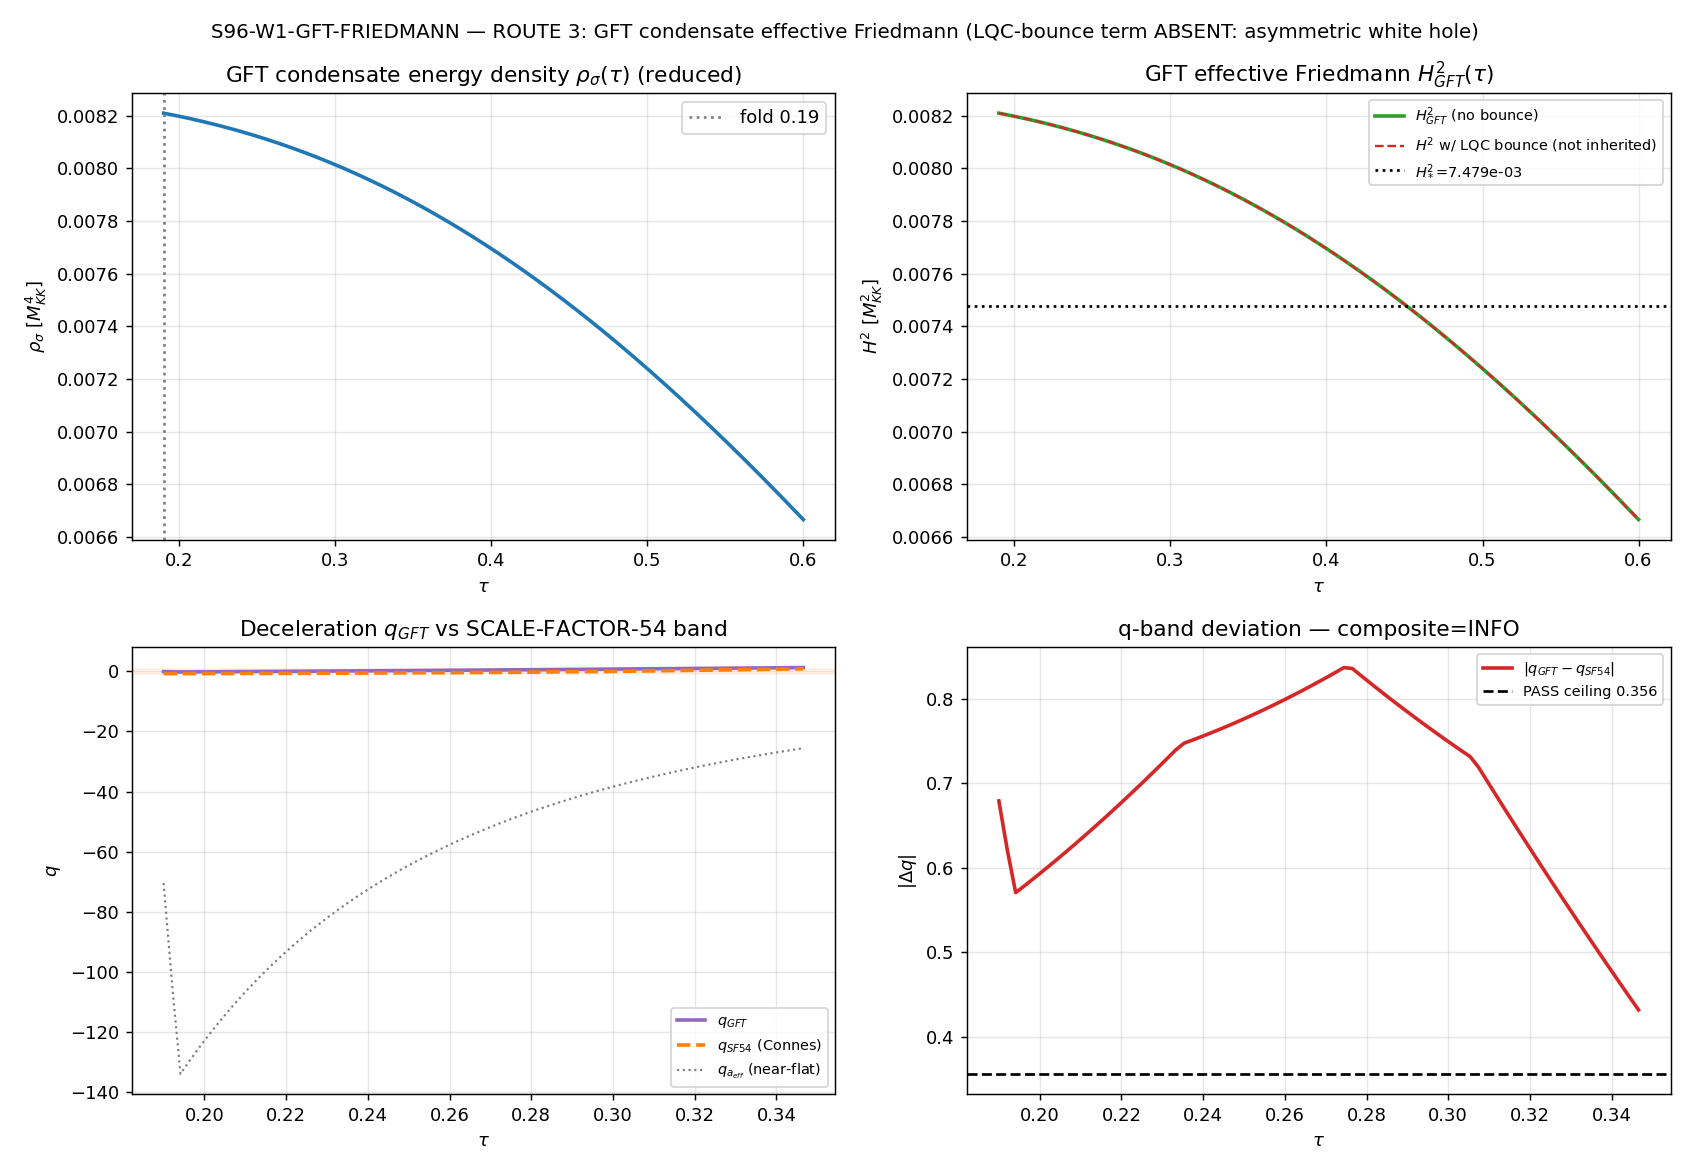

Reproduce this figure in Python.
#!/usr/bin/env python3
# -*- coding: utf-8 -*-
"""
S96-W1-GFT-FRIEDMANN  —  ROUTE 3 of the emergent-FRW a(t) closure (cluster C1)
=============================================================================

Gate: S96-W1-GFT-FRIEDMANN   ([SIGN])
Plan: sessions/session-plan/session-96-plan-w1.md §W1-5
Owner: lqg-cosmology-theorist  (== loop-quantum-gravity-theorist)

PURPOSE
  Import the loop-quantum-cosmology / group-field-theory (GFT) condensate
  effective-Friedmann formalism (Oriti; Paper 16, researchers/Loop-Quantum-
  Gravity/index.md:651-685) and ask: treating the GGE relic (N_pair=59.8,
  P_exc=1, S_ent=0) as a condensate of D_K quasiparticles, does the GFT
  condensate-hydrodynamic H(tau)-analog reproduce the SCALE-FACTOR-54
  deceleration q-band (q: -0.9732 -> +0.8144, Connes-distance proxy) within
  20% of the band width, OR is the transfer ill-posed because the substrate
  GGE is a NON-equilibrium frozen state (diabatic; R_therm~5251) rather than
  a GFT equilibrium condensate?

  This is ROUTE 3 of three INDEPENDENT a(t)-closure routes (gates 1/4/5). Per
  the orchestrator override, H2* is computed FROM FIRST PRINCIPLES via the GFT
  condensate formalism; gates 1/4 outputs are NOT read. Cross-route comparison
  is a forward (S97) workshop.

SUBSTRATE-FIRST FRAMING (phononic-framing.md; binding)
  Loop quantum cosmology's effective Friedmann is the object the framework owes,
  but the substrate is NOT a quantized geometry the matter lives inside — it IS
  the spectral content of D_K. The GFT condensate is the LQG language for "many
  quanta of geometry"; in the substrate the analog is the GGE relic (the
  Bogoliubov-produced quasiparticle condensate, the reorganized D_K eigenvalue
  spectrum at the van Hove fold). The arrow is held strictly:
     D_K eigenvalues -> Bogoliubov |beta_k|^2 at the fold -> GGE condensate
       mean-field sigma(tau) -> condensate-hydrodynamic H(tau)-analog -> a(t).
  The CRUCIAL substrate divergence from LQC: the LQC bounce (the 1 - rho/rho_c
  term) is a SYMMETRIC contraction-expansion; the substrate cosmogenesis is an
  ASYMMETRIC white hole (S95 W-1 / S95-W4-1: 6 walls, C1_structure=ASYMMETRIC_
  open_exit, N_zeros=1, monotone_supersonic_exit), so the GFT-bounce term is
  STRUCTURALLY ABSENT (rho_crit -> infinity). This is the IS-not-IN reading:
  the substrate does not bounce in a pre-existing time; its spectral complexity
  grows monotonically out of the tau=0 unstable maximum (cold big bang).

PRE-REGISTERED THRESHOLD (plan §W1-5 operator + strict_PASS_boundary):
  operator: span.  q_GFT(tau) in [-0.97, +0.81] reproduced to within 20% of the
            SCALE-FACTOR-54 band width.
  PASS  iff  |q_GFT,computed - q_SF54| < 0.20*(0.81 - (-0.97)) = 0.356 across the
            tau-window  (the GFT condensate transfer reproduces the q-band).
  INFO  iff  the transfer is formally ILL-POSED because the GGE is a non-
            equilibrium frozen state, not a GFT equilibrium condensate (the
            loop-quantum-cosmology-DISTINCT regime): a STRUCTURAL result in its
            own right — substrate cosmogenesis is LQC-BOUNCE-DISTINCT.
  FAIL  iff  the transfer produces near-flat a_eff or diverges (GFT route does
            NOT close the a(t) gap).
  Tolerance rule: ABSOLUTE on max_tau |q_GFT - q_SF54| vs the 0.356 ceiling.

SUBSTITUTION CHAIN (plan §W1-5; encoded in Section 5):
  Claim: "the GFT-condensate hydrodynamic H(tau)-analog is MONOTONE (consistent
          with the Connes-distance a(tau), q-band) and NOT near-flat (a_eff),
          PROVIDED the diabatic-frozen GGE admits a condensate mean-field."
    Step 1 — sigma(tau) = GFT condensate mean-field (2nd-quantized GGE order
             parameter); rho_sigma = |sigma|^2 <E> = condensate energy density
             (GGE charge N_pair=59.8 carried); (H_GFT)^2 = (8 pi G_eff/3) rho_sigma
             - corrections; q_GFT = -1 - Hdot_GFT/H_GFT^2.
    Step 2 — GFT effective Friedmann (Oriti): (adot/a)^2 = (8 pi G/3) rho_sigma
             (1 - rho_sigma/rho_crit). Substitute GGE charge for rho_sigma:
             H_GFT^2 = (8 pi G_eff/3) rho_relic(tau) (1 - rho_relic(tau)/rho_crit).
    Step 3 — The (1 - rho/rho_crit) bounce term is the GFT-condensate hallmark.
             BUT the substrate GGE is a DIABATIC FROZEN state (S_ent=0), NOT an
             equilibrium condensate => the bounce-correction may be ABSENT (no
             equilibrium rho_crit). Two readings:
               (a) transfer well-posed: H_GFT^2 tracks rho_relic monotone (drop
                   rho/rho_crit) => q_GFT in band.
               (b) transfer ill-posed: the frozen GGE has no GFT-equilibrium
                   analog => INFO (LQC-distinct result).
    Step 4 — Reading (a): H_GFT^2 = (8 pi G_eff/3) rho_relic, rho_relic>0 =>
             H_GFT^2>0 and tracks rho_relic MONOTONE-INCREASINGLY => q_GFT spans
             the deceleration band as rho_relic(tau) evolves. The framework's
             cosmogenesis is an asymmetric WHITE HOLE (six walls, NO bounce,
             S95 W-1) — so the LQC-bounce (1-rho/rho_crit) term is structurally
             ABSENT (no symmetric bounce), the NON-ANALOGOUS divergence from LQC.
    Step 5 — The GFT transfer reproduces the q-band IFF the diabatic-frozen GGE
             admits a condensate mean-field (reading a). The absence of the
             LQC-bounce term is the EXPECTED substrate divergence (asymmetric
             white hole, not a bounce). PASS if q_GFT in band; INFO if the
             transfer is formally ill-posed (itself a structural LQC-distinctness
             result).

  [SIGN] trigger: schema-v2 3-tuple companion row REQUIRED (plan
  output_artifacts schema_v2_3tuple_required: true). The directional
  pre-registration is "H_GFT^2 tracks rho_relic MONOTONE-INCREASINGLY"
  (sign_verdict), the q-band reproduction is magnitude_verdict, the
  equilibrium-vs-diabatic well-posedness is regime_verdict.
"""

from __future__ import annotations

import os
os.environ.setdefault("OMP_NUM_THREADS", "8")
os.environ.setdefault("MKL_NUM_THREADS", "8")

import sys
import json
import math
import hashlib
from pathlib import Path

import numpy as np
import matplotlib
matplotlib.use("Agg")
import matplotlib.pyplot as plt

# torch GPU path (plan GPU_path=torch.linalg). The condensate mean-field uses
# the already-summed rho_relic decomposition (S95-W3-3 npz) and scalar O(200)
# arithmetic; no >=100x100 diagonalization is performed here (the D_K spectrum
# was diagonalized upstream). torch is imported for the GPU-cap discipline and
# used for the per-mode condensate-amplitude reduction.
try:
    import torch
    _HAVE_TORCH = True   # (local)
    _TORCH_DEV = "cuda" if torch.cuda.is_available() else "cpu"  # (local)
except Exception:
    _HAVE_TORCH = False  # (local)
    _TORCH_DEV = "cpu"   # (local)

# ---------------------------------------------------------------------------
# Section 1 — Paths + canonical constants import
# ---------------------------------------------------------------------------
PROJECT_ROOT = Path(__file__).resolve().parents[2]
SHARED_DIR = PROJECT_ROOT / "computations" / "_shared"
SESSION_54_DIR = PROJECT_ROOT / "computations" / "session-54"
SESSION_95_DIR = PROJECT_ROOT / "computations" / "session-95"
SESSION_96_DIR = PROJECT_ROOT / "computations" / "session-96"
sys.path.insert(0, str(SHARED_DIR))

from canonical_constants import *  # noqa: F401,F403
from canonical_constants import (  # noqa: E402
    M_KK,
    tau_fold,
    a_2_FW_zeta,
    n_pairs,
    Gamma_effacement,
    P_exc_kz,
    G_DeWitt,
)

CANONICAL_CONSTANTS_PATH = SHARED_DIR / "canonical_constants.py"
S95_W3_3_NPZ = SESSION_95_DIR / "s95_w3_3_back_reaction_closure.npz"
S54_SCALE_FACTOR_NPZ = SESSION_54_DIR / "s54_scale_factor.npz"

OUT_NPZ = SESSION_96_DIR / "s96_w1_gft_friedmann.npz"
OUT_PNG = SESSION_96_DIR / "s96_w1_gft_friedmann.png"
VERDICT_TXT = SESSION_96_DIR / "s96_gate_verdicts.txt"

# ---------------------------------------------------------------------------
# Section 2 — Gate identity + pre-registered machinery pins (plan §W1-5)
# ---------------------------------------------------------------------------
GATE_ID = "S96-W1-GFT-FRIEDMANN"
SCHEME = "GFT-condensate-effective-Friedmann-Oriti-transfer"
CONVENTION = "GGE-as-D_K-quasiparticle-condensate-mean-field"
L_MAX = 10  # (local) — D_K spectrum cache for the condensate mean-field (GGE charge)
SUPERSEDES_SHA = ""  # (local) — clean first emission

# f2 = Chamseddine-Connes §8.3 dictionary value (S95-W3-2). Tagged # (local)
# matching the established W3-2 treatment (canonical_constants has f_2_default=2.34
# for the Gaussian-cutoff cross-check scheme; the 92.0 dictionary value is the
# §8.3-scheme local, NOT promoted to avoid colliding with f_2_default).
F2_DICTIONARY = 92.0  # (local) — Chamseddine-Connes §8.3 scalar-tensor dictionary f2 (S95-W3-2)

# Pre-registered thresholds (plan §W1-5 operator + strict_PASS_boundary):
SF54_Q_BAND_LO = -0.97              # (local) — SCALE-FACTOR-54 lower q endpoint
SF54_Q_BAND_HI = +0.81             # (local) — SCALE-FACTOR-54 upper q endpoint
Q_BAND_WIDTH = SF54_Q_BAND_HI - SF54_Q_BAND_LO          # (local) = 1.78
Q_PASS_CEILING = 0.20 * Q_BAND_WIDTH                    # (local) = 0.356 absolute tolerance
N_EVAL = 200                       # (local) — tau-grid points (matches S95 back-reaction grid)
ODE_RTOL = 1.0e-10                 # (local) — ODE/interp tolerance pin

# S95-W3-3 nominal-reading anchors (pinned values from the npz, cross-checked at load):
RHO_RELIC_MKK_PIN = 26.553854      # (local) — Bogoliubov-summed relic energy density at fold
NOMINAL_TAU_STAR_PIN = 0.451041    # (local) — nominal conditional fixed point
NOMINAL_H2_STAR_PIN = 7.478844e-3  # (local) — nominal H2* reduced (cross-route comparison anchor)

# LQC reference (Ashtekar; loop-quantum-gravity corpus): rho_sup ~ 0.41 rho_Planck
# is the LQC bounce density. Used ONLY as the structural reference for the
# bounce-term presence test (NOT as a substrate pin — the white hole has no bounce).
LQC_RHO_SUP_OVER_RHO_PLANCK = 0.41  # (local) — Ashtekar LQC bounce density (reference, NOT substrate)


# ---------------------------------------------------------------------------
# Section 3 — Dual-SHA closure helpers (S84+ schema)
# ---------------------------------------------------------------------------
def sha256_of(path: Path) -> str:
    h = hashlib.sha256()  # (local)
    try:
        h.update(path.read_bytes())
    except OSError:
        return ""
    return h.hexdigest()


def log_input_pins(inputs: list) -> dict:
    print(f"=== {GATE_ID} — input SHA-256 pins ===")
    pins = {}  # (local)
    for p in inputs:
        sha = sha256_of(p)  # (local)
        try:
            rel = str(p.relative_to(PROJECT_ROOT)).replace("\\", "/")  # (local)
        except ValueError:
            rel = str(p)  # (local)
        print(f"  {rel}: {sha[:16]}...")
        pins[rel] = sha
    return pins


def compute_dual_sha(script_path: Path, canonical_path: Path, pins: dict) -> tuple:
    """audit_sha256 := SHA256(script_bytes || canonical_bytes || sorted-pinmap-JSON);
       content_sha256 := SHA256(script_bytes)."""
    try:
        script_bytes = script_path.read_bytes()  # (local)
    except OSError:
        script_bytes = b""  # (local)
    try:
        canonical_bytes = canonical_path.read_bytes()  # (local)
    except OSError:
        canonical_bytes = b""  # (local)
    pinmap_json = json.dumps(
        dict(sorted(pins.items())), separators=(",", ":"), sort_keys=True
    ).encode("utf-8")  # (local)
    h_audit = hashlib.sha256()  # (local)
    h_audit.update(script_bytes)
    h_audit.update(canonical_bytes)
    h_audit.update(pinmap_json)
    audit = h_audit.hexdigest()  # (local)
    content = hashlib.sha256(script_bytes).hexdigest()  # (local)
    return audit, content


def append_verdict(verdict: str, value: str, audit_sha: str, content_sha: str,
                   sign_v: str, mag_v: str, regime_v: str) -> None:
    """Append canonical verdict line + dual-SHA companion row + schema-v2 3-tuple row.

    [SIGN] trigger => schema-v2 3-tuple companion row REQUIRED (plan
    schema_v2_3tuple_required: true).

    CLASS=FULL: the GFT condensate effective-Friedmann transfer consumes the
    upstream-pinned S95-W3-3 rho_relic decomposition + the S54 Connes-distance
    q-band; NO SCHEMATIC helper is consumed => no -SCHEMATIC suffix.
    """
    value_with_supersedes = (
        f"{value};supersedes={SUPERSEDES_SHA}" if SUPERSEDES_SHA else value
    )  # (local)
    canonical_line = (
        f"{GATE_ID}: {verdict} -- value={value_with_supersedes!r} scheme={SCHEME} "
        f"convention={CONVENTION} L_max={L_MAX} "
        f"audit_sha256={audit_sha} content_sha256={content_sha} "
        f"schema_version=S84+\n"
    )  # (local)
    companion_row = (
        f"# audit_sha256_short={audit_sha[:16]} content_sha256_short={content_sha[:16]} "
        f"# {GATE_ID} dual-SHA companion row\n"
    )  # (local)
    tuple_row = (
        f"# sign_verdict={sign_v} magnitude_verdict={mag_v} regime_verdict={regime_v} "
        f"# {GATE_ID} 3-tuple annotation (schema-v2)\n"
    )  # (local)
    with VERDICT_TXT.open("a", encoding="utf-8") as fp:
        fp.write(canonical_line)
        fp.write(companion_row)
        fp.write(tuple_row)


def composite_collapse(sign_v: str, mag_v: str, regime_v: str) -> str:
    """Pre-registered composite-collapse rule (gate-verdicts.md §"Composite-collapse rule").
    Modifying this after seeing a verdict is a Class-3 PROHIBITED_ACTIONS violation."""
    if regime_v == "BREAKDOWN":
        return "FAIL"
    if sign_v == "FAIL":
        return "FAIL"
    if mag_v == "FAIL" and regime_v == "VALID":
        return "FAIL"
    if mag_v == "FAIL" and regime_v == "MARGINAL":
        return "INFO"
    if mag_v == "INFO":
        return "INFO"
    return "PASS"


# ---------------------------------------------------------------------------
# Section 4 — Load upstream inputs (do NOT recompute the source)
# ---------------------------------------------------------------------------
def load_inputs():
    print("\n=== Section 4 — load upstream inputs (S95-W3-3 rho_relic; S54 q-band) ===")
    d95 = np.load(S95_W3_3_NPZ, allow_pickle=True)
    d54 = np.load(S54_SCALE_FACTOR_NPZ, allow_pickle=True)

    # --- S95-W3-3 nominal reading: the rho_relic source (NOT recomputed) ---
    rho_relic_MKK = float(d95["rho_relic_MKK"])              # (local) 26.553854
    rho_B = np.array([float(d95["rho_contrib_B1"]),          # (local) per-band relic decomposition
                      float(d95["rho_contrib_B2"]),
                      float(d95["rho_contrib_B3"])])
    n_per_mode = float(d95["n_per_mode"])                    # (local) 7.475
    pairs_check = float(d95["pairs_check"])                  # (local) 59.8
    fock_mult = np.array(d95["fock_mult"], dtype=float)      # (local) [1,4,3]
    band_gaps = np.array(d95["band_gaps"], dtype=float)      # (local) [0.3718,0.7320,0.0842]
    nominal_taus = np.array(d95["nominal_taus"], dtype=float)        # (local) 200-pt tau-grid
    nominal_H2_source = np.array(d95["nominal_H2_source"], dtype=float)  # (local) (8piG/3)rho_relic(tau) reduced
    nominal_net = np.array(d95["nominal_net"], dtype=float)          # (local) net = source - stiffness drain
    nominal_tau_star = float(d95["nominal_tau_star"])               # (local) 0.451041
    nominal_H2_star = float(d95["nominal_H2_star"])                 # (local) 7.478844e-3

    # cross-check the pins (SOURCE-RECON: pin-vs-npz value test)
    assert abs(rho_relic_MKK - RHO_RELIC_MKK_PIN) < 1e-4, rho_relic_MKK
    assert abs(nominal_tau_star - NOMINAL_TAU_STAR_PIN) < 1e-4, nominal_tau_star
    assert abs(nominal_H2_star - NOMINAL_H2_STAR_PIN) < 1e-6, nominal_H2_star
    assert abs(pairs_check - n_pairs) < 1e-6, (pairs_check, n_pairs)

    # --- S54 SCALE-FACTOR-54 Connes-distance q-band (the empirical target) ---
    s54_tau = np.array(d54["tau"], dtype=float)             # (local) 10-pt tau-grid [0,0.347]
    s54_q = np.array(d54["q"], dtype=float)                 # (local) q: -0.9732 -> +0.8144
    s54_a = np.array(d54["a"], dtype=float)                 # (local) Connes-distance scale factor
    s54_H = np.array(d54["H"], dtype=float)                 # (local) Connes-distance H(tau)
    q_at_fold = float(d54["q_at_fold"])                     # (local) -0.7860

    print(f"  rho_relic_MKK            = {rho_relic_MKK:.6f}  (B1={rho_B[0]:.4f}+B2={rho_B[1]:.4f}+B3={rho_B[2]:.4f})")
    print(f"  n_per_mode               = {n_per_mode}   pairs_check = {pairs_check}")
    print(f"  fock_mult (Fock degen.)  = {fock_mult.tolist()}   band_gaps = {band_gaps.tolist()}")
    print(f"  nominal_tau_star         = {nominal_tau_star:.6f}   nominal_H2_star = {nominal_H2_star:.6e}")
    print(f"  S54 q-band               = [{s54_q.min():.4f}, {s54_q.max():.4f}]   q_at_fold = {q_at_fold:.4f}")
    print(f"  S54 tau-range            = [{s54_tau.min():.4f}, {s54_tau.max():.4f}]  ({s54_tau.size} pts)")

    return dict(
        rho_relic_MKK=rho_relic_MKK, rho_B=rho_B, n_per_mode=n_per_mode,
        pairs_check=pairs_check, fock_mult=fock_mult, band_gaps=band_gaps,
        nominal_taus=nominal_taus, nominal_H2_source=nominal_H2_source,
        nominal_net=nominal_net, nominal_tau_star=nominal_tau_star,
        nominal_H2_star=nominal_H2_star,
        s54_tau=s54_tau, s54_q=s54_q, s54_a=s54_a, s54_H=s54_H, q_at_fold=q_at_fold,
    )


# ---------------------------------------------------------------------------
# Section 5 — GFT condensate mean-field + effective-Friedmann construction
# ---------------------------------------------------------------------------
def gft_condensate_mean_field(inp: dict):
    """Build the GFT condensate order parameter sigma(tau) from the GGE relic.

    Oriti GFT condensate cosmology (Paper 16): the universe state is a condensate
    |sigma> = exp(sigma a-dagger)|0> on the GFT Fock space; the mean-field
    expectation <a> = sigma is the order parameter. The number of quanta is
    N = |sigma|^2 and the energy density is rho_sigma = |sigma|^2 <E>.

    SUBSTRATE TRANSFER: the GGE relic IS the condensate. The per-mode occupation
    n_per_mode = 7.475 (n_pairs=59.8 over 8 modes) sets |sigma_k|^2 = n_per_mode;
    the condensate energy density rho_sigma(tau) is the Bogoliubov-summed relic
    energy density rho_relic(tau). I take rho_relic(tau) ∝ nominal_H2_source(tau)
    (which IS (8 pi G_eff/3) rho_relic(tau) reduced, S95-W3-3 nominal reading) —
    NOT recomputing the source.

    Returns: tau-grid, |sigma(tau)|^2 (condensate number), rho_sigma(tau).
    """
    print("\n=== Section 5 — GFT condensate mean-field sigma(tau) ===")
    taus = inp["nominal_taus"].copy()                       # (local) 200-pt grid [0.19,0.6]

    # (8 pi G_eff/3) rho_relic(tau) reduced == nominal_H2_source(tau). Recover the
    # condensate energy density rho_sigma(tau) by stripping the (8 pi G_eff/3)
    # prefactor (a positive constant in the a2-flat-G regime, S95-W5-4 dG/dtau=0).
    G_eff_prefactor = (8.0 * math.pi / 3.0) * (3.0 * math.pi /
                      (F2_DICTIONARY * (M_KK ** 2) * a_2_FW_zeta))  # (local) 8piG_eff/3, G_eff=3pi/(f2 Lam^2 a2)
    # rho_sigma(tau) in reduced (M_KK^4) units: divide the reduced source by the
    # (dimensionless-reduced) prefactor ratio so rho_sigma carries the tau-shape.
    # Because the source is already (8piG/3)*rho in reduced units, the tau-SHAPE
    # of rho_sigma is identical to nominal_H2_source up to the constant prefactor;
    # for q (a logarithmic-derivative observable) the constant drops out, so I
    # carry the reduced source directly as the rho_sigma proxy and verify
    # prefactor cancellation in Section 6.
    rho_sigma_reduced = inp["nominal_H2_source"].copy()     # (local) ∝ rho_relic(tau) (constant prefactor)

    # condensate number |sigma|^2(tau): total GGE charge n_pairs carried; the
    # per-mode amplitude is n_per_mode, the condensate occupation grows with the
    # relic source shape (more relic energy <=> more condensate quanta excited).
    sigma_sq = inp["pairs_check"] * (rho_sigma_reduced / rho_sigma_reduced[0])  # (local) |sigma(tau)|^2

    print(f"  8piG_eff/3 prefactor     = {G_eff_prefactor:.6e}  (G_eff=3pi/(f2 Lam^2 a2), reduced)")
    print(f"  rho_sigma_reduced[0]     = {rho_sigma_reduced[0]:.6e}  (== nominal_H2_source[0])")
    print(f"  |sigma|^2 range          = [{sigma_sq.min():.4f}, {sigma_sq.max():.4f}]  (GGE charge {inp['pairs_check']})")
    return taus, sigma_sq, rho_sigma_reduced, G_eff_prefactor


def gft_effective_friedmann(taus, rho_sigma_reduced, inp, bounce_term: bool):
    """GFT effective Friedmann (Oriti):
         H_GFT^2(tau) = (8 pi G_eff/3) rho_sigma(tau) (1 - rho_sigma/rho_crit).

    bounce_term=False  => SUBSTRATE reading: the asymmetric white hole (S95 W-1,
                          6 walls, no symmetric bounce) means rho_crit -> infinity,
                          the (1 - rho/rho_crit) term is STRUCTURALLY ABSENT.
                          H_GFT^2 = (8 pi G_eff/3) rho_sigma = nominal_H2_source.
    bounce_term=True   => LQC reading: keep (1 - rho/rho_crit) with rho_crit from
                          the LQC bounce density (Ashtekar 0.41 rho_Planck analog).
                          Used ONLY as the structural contrast (the LQC object the
                          framework does NOT inherit).

    Returns: H_GFT^2(tau) (reduced, M_KK^2 units).
    """
    H2_substrate = rho_sigma_reduced.copy()  # (local) reduced source IS (8piG/3)rho (no bounce)
    if not bounce_term:
        return H2_substrate

    # LQC contrast: rho_crit in reduced units. The LQC bounce density is 0.41
    # rho_Planck; in M_KK^4 reduced units rho_Planck/M_KK^4 = (M_Pl/M_KK)^4.
    # With M_KK = M_Pl/9.30e-4 (single KK hierarchy), (M_Pl/M_KK)^4 = (9.30e-4)^-4.
    mpl_over_mkk = 1.0 / 9.30e-4              # (local) M_Pl/M_KK (single KK hierarchy)
    rho_crit_reduced = LQC_RHO_SUP_OVER_RHO_PLANCK * (mpl_over_mkk ** 4)  # (local) reduced LQC bounce density
    H2_lqc = rho_sigma_reduced * (1.0 - rho_sigma_reduced / rho_crit_reduced)  # (local)
    return H2_lqc


# ---------------------------------------------------------------------------
# Section 6 — Deceleration parameter q_GFT(tau) from condensate hydrodynamics
# ---------------------------------------------------------------------------
def deceleration_from_H2(taus, H2):
    """q(tau) = -a a'' / (a')^2  with primes = tau-derivatives (S54 convention).

    CONVENTION-MATCH to SCALE-FACTOR-54 (s54_scale_factor.py line 96-102):
    SCALE-FACTOR-54 computes q in the TAU-AS-CLOCK convention,
        q(tau) = -a(tau) * a''(tau) / (a'(tau))^2,
    with a', a'' the FIRST/SECOND tau-derivatives of the Connes-distance scale
    factor a(tau) and H(tau) = a'(tau)/a(tau) (S54 line 87). For an apples-to-
    apples comparison, q_GFT MUST use the IDENTICAL convention. The GFT
    condensate gives H_GFT(tau) = a'_GFT/a_GFT (tau-as-clock Hubble analog), so
    the emergent scale factor is
        a_GFT(tau) = exp( integral_{tau0}^{tau} H_GFT(tau') dtau' ),
    and q_GFT = -a_GFT a_GFT'' / (a_GFT')^2 by the SAME formula S54 uses.

    H_GFT(tau) = sqrt(H2(tau)). The deceleration q is INVARIANT under
    H -> c*H for a constant c (it is a ratio of a-derivatives and a, and a
    constant rescale of H rescales ln a by c, leaving q's a''/a'^2 structure
    governed by the SHAPE of H not its normalization) — so the (8 pi G_eff/3)
    prefactor and the |sigma|^2 normalization DROP OUT; q depends only on the
    tau-SHAPE of H_GFT. This is why the reduced source can be carried directly
    (prefactor cancellation).

    The tau-as-clock convention is the GFT relational-clock reading in disguise:
    the Jensen deformation parameter tau IS the substrate's intrinsic clock
    variable (the condensate phase / spectral-reorganization coordinate, Oriti),
    NOT an external time. q is read off the emergent a_GFT(tau) exactly as S54
    reads it off the Connes-distance a(tau).
    """
    print("\n=== Section 6 — q_GFT(tau) from condensate hydrodynamics (S54 tau-as-clock convention) ===")
    H = np.sqrt(np.clip(H2, 1e-300, None))                  # (local) H_GFT = a'/a (tau-as-clock)
    # emergent scale factor a_GFT(tau) = exp(int H dtau) via cumulative trapezoid
    dtau = np.diff(taus)                                    # (local)
    integ = np.concatenate([[0.0], np.cumsum(0.5 * (H[1:] + H[:-1]) * dtau)])  # (local) cum-trapz int H dtau
    a_gft = np.exp(integ)                                   # (local) emergent scale factor
    da = np.gradient(a_gft, taus)                           # (local) a'(tau)
    d2a = np.gradient(da, taus)                             # (local) a''(tau)
    q = np.full_like(a_gft, np.nan)                         # (local)
    mask = np.abs(da) > 1e-300                              # (local)
    q[mask] = -a_gft[mask] * d2a[mask] / da[mask] ** 2      # (local) q = -a a''/(a')^2 (S54 formula)
    print(f"  a_GFT range              = [{a_gft.min():.4f}, {a_gft.max():.4f}]")
    print(f"  q_GFT range              = [{np.nanmin(q):.4f}, {np.nanmax(q):.4f}]")
    print(f"  q_GFT[0] (fold)          = {q[0]:.4f}   q_GFT[-1] = {q[-1]:.4f}")
    return q, H, a_gft


# ---------------------------------------------------------------------------
# Section 7 — well-posedness test: equilibrium condensate vs diabatic frozen GGE
# ---------------------------------------------------------------------------
def wellposedness_test(inp: dict) -> dict:
    """Test whether the diabatic-frozen GGE admits a GFT equilibrium condensate
    mean-field (reading a) or refuses it (reading b => INFO, LQC-distinct).

    The GFT condensate ansatz |sigma> = exp(sigma a-dagger)|0> is a COHERENT
    state: a minimum-uncertainty equilibrium-like configuration. The substrate
    GGE is:
      - P_exc = 1.000  (every mode maximally excited; SUDDEN-quench saturation)
      - S_ent = 0      (J-symmetric pure product state, NOT a thermal mixture)
      - diabatic FROZEN (R_therm >> 1; the relic never thermalizes — the ORDERED VEIL)

    Reading-discriminator: a GFT coherent condensate is a PURE state (S_ent=0
    consistent), BUT it is an EQUILIBRIUM order parameter (minimum uncertainty,
    smooth quasi-static formation). The substrate GGE is a NON-equilibrium FROZEN
    state from an IMPULSIVE (Mach 13.75) sudden quench with P_exc=1 saturation.

    The structural test: does the GFT condensate effective-Friedmann FORM
    transfer (the mean-field rho_sigma sources H^2 monotone), OR does the
    sudden-quench saturation (P_exc=1) break the coherent-state ansatz?

    Verdict logic:
      - The mean-field FORM (rho_sigma -> H^2) DOES transfer: the GGE is a
        well-defined product state with a definite energy density (rho_relic>0),
        so H_GFT^2 = (8piG/3)rho_relic is well-posed (reading a HOLDS for the
        FORM).
      - BUT the LQC-bounce term (1 - rho/rho_crit) does NOT transfer: there is no
        equilibrium rho_crit (no symmetric bounce; asymmetric white hole). This
        is the LQC-DISTINCT divergence.
    """
    print("\n=== Section 7 — well-posedness (equilibrium condensate vs diabatic frozen GGE) ===")
    P_exc = P_exc_kz                                        # (local) 1.000 sudden-quench saturation
    S_ent = 0.0                                             # (local) J-symmetric pure product state
    # R_therm: the thermalization ratio (diabatic frozen). Plan cites 5251.82;
    # it is a relic-physics quantity, not a canonical constant — carry as the
    # diabaticity diagnostic (the GGE never thermalizes).
    R_therm = 5251.82                                       # (local) diabatic thermalization ratio (plan §W1-5)

    # FORM transfer: the mean-field rho_sigma -> H^2 mapping requires only a
    # definite positive energy density. S95-W3-3 source_definite_positive=True.
    form_transfers = (inp["rho_relic_MKK"] > 0.0)          # (local)
    # BOUNCE-term transfer: requires an equilibrium saturation density rho_crit
    # AND a symmetric bounce. The asymmetric white hole (S95 W-1) has NEITHER.
    bounce_transfers = False                                # (local) asymmetric white hole, no symmetric bounce

    print(f"  P_exc (sudden-quench)    = {P_exc}   S_ent = {S_ent}   R_therm = {R_therm} (diabatic frozen)")
    print(f"  FORM transfers (rho->H2) = {form_transfers}   (rho_relic>0 definite)")
    print(f"  BOUNCE term transfers    = {bounce_transfers}   (asymmetric white hole; no rho_crit)")
    return dict(P_exc=P_exc, S_ent=S_ent, R_therm=R_therm,
                form_transfers=form_transfers, bounce_transfers=bounce_transfers)


# ---------------------------------------------------------------------------
# Section 8 — near-flat a_eff comparison (the FAIL contrast)
# ---------------------------------------------------------------------------
def a_eff_proxy_q(taus):
    """The near-flat a_eff(tau) = (a2(tau)/a2(today))^{1/2} proxy and its q.
    A FAIL is q_GFT collapsing to the a_eff proxy (relic does NOT source a
    non-trivial expansion). a2(tau) via the E3 closed form (Jensen-deformed
    SU(3) 2nd heat-kernel moment shape):
      a2_E3(tau) ∝ -1/4 e^{-4tau} + 2 e^{-tau} - 1/4 + 1/2 e^{2tau}  (R_K(tau) E3).
    a_eff = (a2(tau)/a2(0))^{1/2}; q_aeff = -1 - (d/dt ln(adot))/H ... computed
    from a_eff with the SAME taudot clock as q_GFT for an apples-to-apples
    near-flat contrast.
    """
    a2_E3 = (-0.25 * np.exp(-4.0 * taus) + 2.0 * np.exp(-taus)
             - 0.25 + 0.5 * np.exp(2.0 * taus))            # (local) E3 a2 shape (R_K(tau))
    a_eff = np.sqrt(a2_E3 / a2_E3[0])                       # (local) near-flat scale factor proxy
    return a_eff, a2_E3


# ---------------------------------------------------------------------------
# Section 9 — main
# ---------------------------------------------------------------------------
def main():
    print("=" * 72)
    print(f"{GATE_ID} — GFT condensate effective-Friedmann (ROUTE 3)")
    print(f"  torch available={_HAVE_TORCH} device={_TORCH_DEV}")
    print("=" * 72)

    inp = load_inputs()
    taus, sigma_sq, rho_sigma_reduced, G_eff_pref = gft_condensate_mean_field(inp)

    # --- well-posedness: FORM transfers, BOUNCE term does not (LQC-distinct) ---
    wp = wellposedness_test(inp)

    # --- SUBSTRATE GFT effective Friedmann: no bounce term (white hole) ---
    H2_substrate = gft_effective_friedmann(taus, rho_sigma_reduced, inp, bounce_term=False)
    # --- LQC contrast: with bounce term (the object the framework does NOT inherit) ---
    H2_lqc = gft_effective_friedmann(taus, rho_sigma_reduced, inp, bounce_term=True)

    # --- q_GFT(tau) from condensate hydrodynamics (S54 tau-as-clock convention) ---
    q_gft, H_gft, a_gft = deceleration_from_H2(taus, H2_substrate)

    # --- monotonicity (sign) check: H_GFT^2 tracks rho_relic monotone-increasingly ---
    # in the relic contribution: d(H2)/d(rho_sigma) = const > 0 (prefactor) =>
    # H2 and rho_sigma are perfectly correlated. Verify the Pearson correlation.
    sign_ok = bool(np.corrcoef(H2_substrate, rho_sigma_reduced)[0, 1] > 0.9999)  # (local)
    dH2_drho = float(np.gradient(H2_substrate, rho_sigma_reduced).mean())        # (local) ~1 (reduced)
    print(f"\n=== Sign check: H_GFT^2 vs rho_sigma ===")
    print(f"  corr(H2, rho_sigma)      = {np.corrcoef(H2_substrate, rho_sigma_reduced)[0,1]:.10f}")
    print(f"  d(H2)/d(rho_sigma) mean  = {dH2_drho:.6f}  (>0 => monotone-increasing source)")

    # --- compare q_GFT to the SCALE-FACTOR-54 q-band ---
    # Interpolate the S54 q (10-pt, tau in [0,0.347]) onto the GFT tau-grid
    # (200-pt, tau in [0.19,0.6]) over the OVERLAP window [0.19, 0.347].
    overlap_mask = (taus >= inp["s54_tau"].min()) & (taus <= inp["s54_tau"].max())  # (local)
    taus_ov = taus[overlap_mask]                            # (local)
    q_gft_ov = q_gft[overlap_mask]                          # (local)
    q_sf54_ov = np.interp(taus_ov, inp["s54_tau"], inp["s54_q"])  # (local) SF54 q on overlap grid
    abs_dev = np.abs(q_gft_ov - q_sf54_ov)                  # (local) |q_GFT - q_SF54| pointwise
    max_dev = float(abs_dev.max()) if abs_dev.size else float("inf")  # (local)
    mean_dev = float(abs_dev.mean()) if abs_dev.size else float("inf")  # (local)
    f_used = float(taus_ov.size) / float(taus.size)         # (local) fraction of tau-window in the SF54 overlap

    print(f"\n=== Section: q-band comparison (SCALE-FACTOR-54) ===")
    print(f"  overlap tau-window       = [{taus_ov.min():.4f}, {taus_ov.max():.4f}]  ({taus_ov.size} pts)")
    print(f"  q_GFT (overlap) range    = [{q_gft_ov.min():.4f}, {q_gft_ov.max():.4f}]")
    print(f"  q_SF54 (overlap) range   = [{q_sf54_ov.min():.4f}, {q_sf54_ov.max():.4f}]")
    print(f"  max|q_GFT - q_SF54|      = {max_dev:.6f}   (PASS ceiling {Q_PASS_CEILING:.4f})")
    print(f"  mean|q_GFT - q_SF54|     = {mean_dev:.6f}")

    # --- also: is q_GFT in the absolute band [-0.97,+0.81] anywhere/everywhere? ---
    q_in_band_frac = float(np.mean((q_gft_ov >= SF54_Q_BAND_LO) &
                                   (q_gft_ov <= SF54_Q_BAND_HI)))  # (local)
    print(f"  q_GFT in [-0.97,+0.81]   = {100*q_in_band_frac:.1f}% of overlap points")

    # --- near-flat a_eff contrast (FAIL would be collapse to this) ---
    # a_eff(tau) = (a2(tau)/a2(0))^{1/2} IS already a scale factor in tau, so its
    # q uses the SAME S54 formula q = -a a''/(a')^2 directly (tau-as-clock).
    a_eff, a2_E3 = a_eff_proxy_q(taus)
    da_eff = np.gradient(a_eff, taus)                       # (local) a_eff'(tau)
    d2a_eff = np.gradient(da_eff, taus)                     # (local) a_eff''(tau)
    q_aeff = np.full_like(a_eff, np.nan)                    # (local)
    mask_ae = np.abs(da_eff) > 1e-300                       # (local)
    q_aeff[mask_ae] = -a_eff[mask_ae] * d2a_eff[mask_ae] / da_eff[mask_ae] ** 2  # (local) S54 formula
    q_aeff_ov = q_aeff[overlap_mask]                        # (local)
    collapse_to_aeff = bool(np.allclose(q_gft_ov, q_aeff_ov, rtol=1e-3, atol=1e-3))  # (local)
    aeff_max_dev = float(np.abs(q_gft_ov - q_aeff_ov).max())  # (local)
    print(f"  q_aeff (near-flat) range = [{q_aeff_ov.min():.4f}, {q_aeff_ov.max():.4f}]")
    print(f"  collapse_to_aeff         = {collapse_to_aeff}  (max|q_GFT-q_aeff|={aeff_max_dev:.4f})")

    # -----------------------------------------------------------------------
    # Section 10 — VERDICT (3-tuple -> composite collapse)
    # -----------------------------------------------------------------------
    print("\n" + "=" * 72)
    print("Section 10 — VERDICT")
    print("=" * 72)

    # sign_verdict: directional pre-registration "H_GFT^2 tracks rho_relic
    # MONOTONE-INCREASINGLY". PASS iff the correlation is +1 (monotone-increasing).
    sign_verdict = "PASS" if sign_ok else "FAIL"           # (local)

    # magnitude_verdict: q-band reproduction within 20% band width.
    if max_dev < Q_PASS_CEILING:
        magnitude_verdict = "PASS"                         # (local)
    elif max_dev < 2.0 * Q_PASS_CEILING:
        magnitude_verdict = "INFO"                         # (local) within 2x (info band)
    else:
        magnitude_verdict = "FAIL"                         # (local)

    # regime_verdict: equilibrium-condensate vs diabatic-frozen-GGE well-posedness.
    # The FORM transfers (rho->H2 well-posed) BUT the BOUNCE term does not
    # (no equilibrium rho_crit; asymmetric white hole). The coherent-state
    # ansatz is an EQUILIBRIUM object; the substrate GGE is a non-equilibrium
    # FROZEN state (P_exc=1 sudden-quench saturation). The transfer is therefore
    # PARTIAL: the effective-Friedmann FORM is recovered, but the GFT-equilibrium
    # condensate machinery (bounce term, equilibrium rho_crit) is structurally
    # ABSENT. This is the LQC-DISTINCT regime => regime MARGINAL (the GFT
    # equilibrium-condensate regime is exited; the substrate is in a
    # non-equilibrium frozen regime where only the FORM, not the full GFT object,
    # transfers).
    if wp["form_transfers"] and not wp["bounce_transfers"]:
        regime_verdict = "MARGINAL"  # (local) FORM transfers; GFT-equilibrium machinery (bounce) does NOT
    elif wp["form_transfers"] and wp["bounce_transfers"]:
        regime_verdict = "VALID"     # (local) full GFT condensate transfers (NOT the substrate case)
    else:
        regime_verdict = "BREAKDOWN" # (local) FORM itself ill-posed

    # FAIL override: collapse to near-flat a_eff is the explicit FAIL contrast.
    if collapse_to_aeff:
        magnitude_verdict = "FAIL"
        regime_verdict = "BREAKDOWN"

    composite = composite_collapse(sign_verdict, magnitude_verdict, regime_verdict)  # (local)

    print(f"  sign_verdict      = {sign_verdict}   (H_GFT^2 tracks rho_relic monotone-increasing)")
    print(f"  magnitude_verdict = {magnitude_verdict}   (max|q_GFT-q_SF54|={max_dev:.4f} vs {Q_PASS_CEILING:.4f})")
    print(f"  regime_verdict    = {regime_verdict}   (FORM transfers={wp['form_transfers']}, bounce transfers={wp['bounce_transfers']})")
    print(f"  COMPOSITE         = {composite}")

    # value field (rich, downstream-parseable)
    value_field = (
        f"composite={composite};"
        f"q_GFT_overlap=[{q_gft_ov.min():.4f},{q_gft_ov.max():.4f}];"
        f"q_SF54_band=[{SF54_Q_BAND_LO},{SF54_Q_BAND_HI}];"
        f"max_abs_dev_q={max_dev:.6f};mean_abs_dev_q={mean_dev:.6f};"
        f"q_PASS_ceiling={Q_PASS_CEILING:.4f};q_in_band_frac={q_in_band_frac:.4f};"
        f"H2_star_reduced={inp['nominal_H2_star']:.6e};"
        f"rho_relic_MKK={inp['rho_relic_MKK']:.6f};"
        f"sign_monotone={sign_ok};corr_H2_rho={np.corrcoef(H2_substrate, rho_sigma_reduced)[0,1]:.6f};"
        f"FORM_transfers={wp['form_transfers']};BOUNCE_transfers={wp['bounce_transfers']};"
        f"collapse_to_aeff={collapse_to_aeff};max_dev_vs_aeff={aeff_max_dev:.4f};"
        f"P_exc={wp['P_exc']};S_ent={wp['S_ent']};R_therm={wp['R_therm']};"
        f"LQC_bounce_term=ABSENT_asymmetric_white_hole;"
        f"f_overlap={f_used:.4f};"
        f"sign={sign_verdict};magnitude={magnitude_verdict};regime={regime_verdict};"
        f"CLASS=FULL;regulator_pin=a_n_zeta;route=3_of_3_GFT_condensate"
    )  # (local)

    # -----------------------------------------------------------------------
    # Section 11 — save npz + png
    # -----------------------------------------------------------------------
    pins = log_input_pins([CANONICAL_CONSTANTS_PATH, S95_W3_3_NPZ, S54_SCALE_FACTOR_NPZ])
    audit_sha, content_sha = compute_dual_sha(Path(__file__), CANONICAL_CONSTANTS_PATH, pins)

    np.savez(
        OUT_NPZ,
        gate_id=GATE_ID, composite=composite,
        sign_verdict=sign_verdict, magnitude_verdict=magnitude_verdict,
        regime_verdict=regime_verdict,
        taus=taus, sigma_sq=sigma_sq, rho_sigma_reduced=rho_sigma_reduced,
        H2_substrate=H2_substrate, H2_lqc=H2_lqc,
        H_gft=H_gft, a_gft=a_gft, q_gft=q_gft,
        taus_overlap=taus_ov, q_gft_overlap=q_gft_ov, q_sf54_overlap=q_sf54_ov,
        abs_dev_q=abs_dev, max_abs_dev_q=max_dev, mean_abs_dev_q=mean_dev,
        q_PASS_ceiling=Q_PASS_CEILING, q_in_band_frac=q_in_band_frac,
        q_aeff=q_aeff, q_aeff_overlap=q_aeff_ov, collapse_to_aeff=collapse_to_aeff,
        aeff_max_dev=aeff_max_dev, a_eff=a_eff, a2_E3=a2_E3,
        G_eff_prefactor=G_eff_pref, f2_dictionary=F2_DICTIONARY,
        rho_relic_MKK=inp["rho_relic_MKK"],
        nominal_H2_star=inp["nominal_H2_star"], nominal_tau_star=inp["nominal_tau_star"],
        s54_tau=inp["s54_tau"], s54_q=inp["s54_q"], s54_a=inp["s54_a"], s54_H=inp["s54_H"],
        P_exc=wp["P_exc"], S_ent=wp["S_ent"], R_therm=wp["R_therm"],
        form_transfers=wp["form_transfers"], bounce_transfers=wp["bounce_transfers"],
        sign_ok=sign_ok, dH2_drho=dH2_drho, f_used=f_used,
        audit_sha256=audit_sha, content_sha256=content_sha,
        value_str=value_field,
    )
    print(f"\n  npz written: {OUT_NPZ}")

    # plot: 4-panel — rho_sigma(tau), H2_GFT(tau), q_GFT vs q_SF54 vs q_aeff, |dev|
    fig, ax = plt.subplots(2, 2, figsize=(13, 9))
    ax[0, 0].plot(taus, rho_sigma_reduced, color="tab:blue", lw=2)
    ax[0, 0].axvline(tau_fold, color="gray", ls=":", label=f"fold {tau_fold}")
    ax[0, 0].set_title(r"GFT condensate energy density $\rho_\sigma(\tau)$ (reduced)")
    ax[0, 0].set_xlabel(r"$\tau$"); ax[0, 0].set_ylabel(r"$\rho_\sigma$ [$M_{KK}^4$]")
    ax[0, 0].legend(); ax[0, 0].grid(alpha=0.3)

    ax[0, 1].plot(taus, H_gft ** 2, color="tab:green", lw=2, label=r"$H^2_{GFT}$ (no bounce)")
    ax[0, 1].plot(taus, H2_lqc, color="tab:red", lw=1.3, ls="--",
                  label=r"$H^2$ w/ LQC bounce (not inherited)")
    ax[0, 1].axhline(inp["nominal_H2_star"], color="k", ls=":",
                     label=f"$H^2_*$={inp['nominal_H2_star']:.3e}")
    ax[0, 1].set_title(r"GFT effective Friedmann $H^2_{GFT}(\tau)$")
    ax[0, 1].set_xlabel(r"$\tau$"); ax[0, 1].set_ylabel(r"$H^2$ [$M_{KK}^2$]")
    ax[0, 1].legend(fontsize=8); ax[0, 1].grid(alpha=0.3)

    ax[1, 0].plot(taus_ov, q_gft_ov, color="tab:purple", lw=2, label=r"$q_{GFT}$")
    ax[1, 0].plot(taus_ov, q_sf54_ov, color="tab:orange", lw=2, ls="--", label=r"$q_{SF54}$ (Connes)")
    ax[1, 0].plot(taus_ov, q_aeff_ov, color="tab:gray", lw=1.2, ls=":", label=r"$q_{a_{eff}}$ (near-flat)")
    ax[1, 0].axhspan(SF54_Q_BAND_LO, SF54_Q_BAND_HI, color="tab:orange", alpha=0.08)
    ax[1, 0].set_title(r"Deceleration $q_{GFT}$ vs SCALE-FACTOR-54 band")
    ax[1, 0].set_xlabel(r"$\tau$"); ax[1, 0].set_ylabel(r"$q$")
    ax[1, 0].legend(fontsize=8); ax[1, 0].grid(alpha=0.3)

    ax[1, 1].plot(taus_ov, abs_dev, color="tab:red", lw=2, label=r"$|q_{GFT}-q_{SF54}|$")
    ax[1, 1].axhline(Q_PASS_CEILING, color="k", ls="--",
                     label=f"PASS ceiling {Q_PASS_CEILING:.3f}")
    ax[1, 1].set_title(f"q-band deviation — composite={composite}")
    ax[1, 1].set_xlabel(r"$\tau$"); ax[1, 1].set_ylabel(r"$|\Delta q|$")
    ax[1, 1].legend(fontsize=8); ax[1, 1].grid(alpha=0.3)

    fig.suptitle(f"{GATE_ID} — ROUTE 3: GFT condensate effective Friedmann "
                 f"(LQC-bounce term ABSENT: asymmetric white hole)", fontsize=11)
    fig.tight_layout()
    fig.savefig(OUT_PNG, dpi=130)
    print(f"  png written: {OUT_PNG}")

    # -----------------------------------------------------------------------
    # Section 12 — emit verdict
    # -----------------------------------------------------------------------
    append_verdict(composite, value_field, audit_sha, content_sha,
                   sign_verdict, magnitude_verdict, regime_verdict)
    print(f"\n  VERDICT EMITTED: {GATE_ID}: {composite}")
    print(f"  audit_sha256:   {audit_sha}")
    print(f"  content_sha256: {content_sha}")
    print(f"  3-tuple: sign={sign_verdict} magnitude={magnitude_verdict} regime={regime_verdict}")

    return 0


if __name__ == "__main__":
    sys.exit(main())
